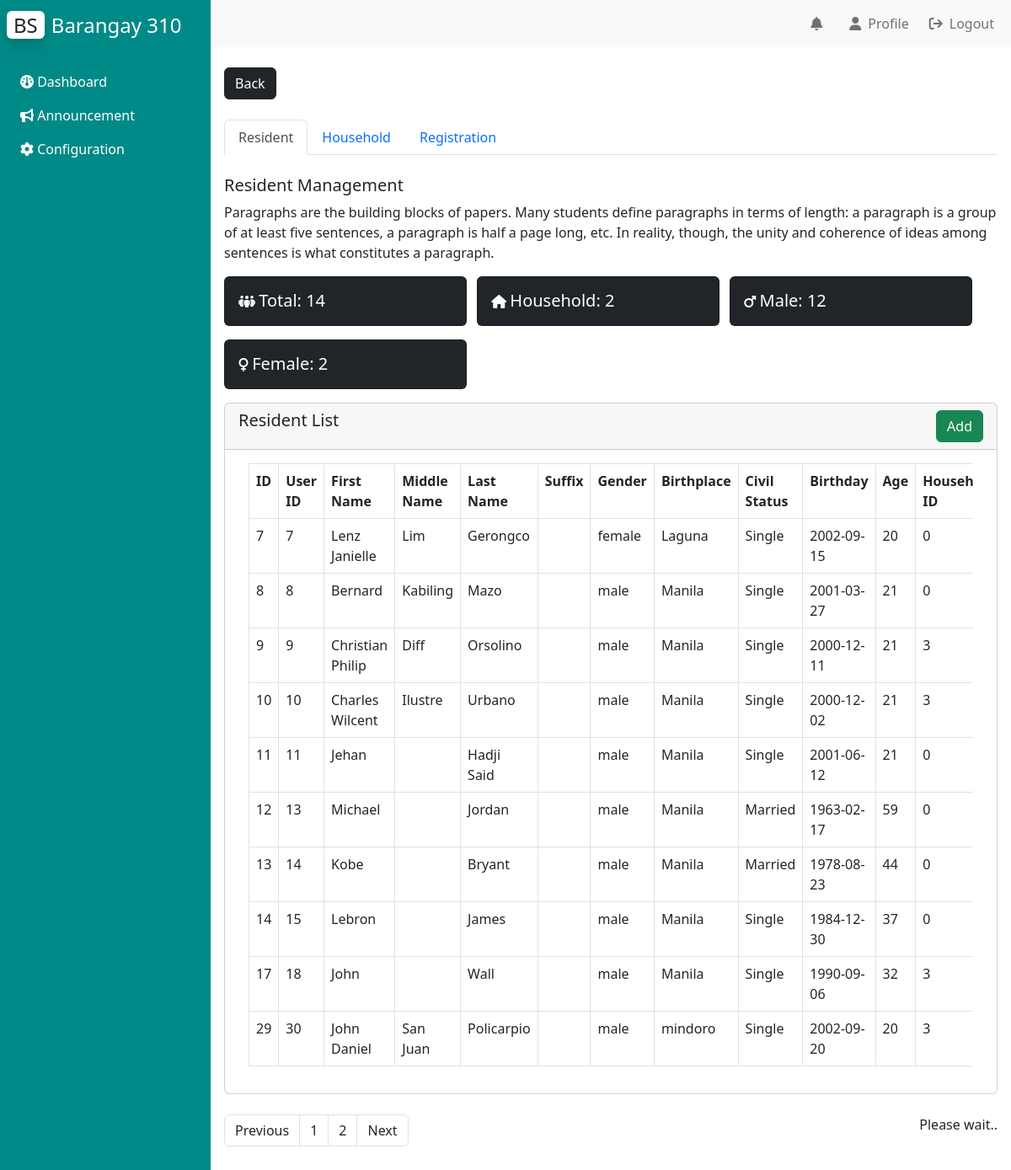
Page /Admin/resident_management/resident_management.php (signed in) on the committed database.
### tables this page shows
CREATE TABLE `bgy_info` (
  `id` int(10) NOT NULL AUTO_INCREMENT,
  `color_theme` varchar(10) NOT NULL,
  `logo_url` text NOT NULL,
  `bgy_name` text NOT NULL,
  `vision` text DEFAULT NULL,
  `mission` text DEFAULT NULL,
  `city` varchar(50) DEFAULT NULL,
  `background_url` varchar(100) DEFAULT NULL,
  PRIMARY KEY (`id`)
);

CREATE TABLE `resident_table` (
  `id` int(11) NOT NULL AUTO_INCREMENT,
  `user_id` int(11) DEFAULT NULL,
  `fname` varchar(100) NOT NULL,
  `mname` varchar(100) NOT NULL,
  `lname` varchar(100) NOT NULL,
  `suffix` varchar(10) NOT NULL,
  `gender` varchar(10) NOT NULL,
  `birthplace` varchar(100) NOT NULL,
  `civilstatus` varchar(50) NOT NULL,
  `birthday` date NOT NULL,
  `household_ID` int(11) DEFAULT NULL,
  `unitnumber` int(50) NOT NULL,
  `purok` varchar(50) NOT NULL,
  `sitio` varchar(50) NOT NULL,
  `street` varchar(50) NOT NULL,
  `subdivision` varchar(50) NOT NULL,
  `contactnumber` varchar(50) DEFAULT NULL,
  `email` varchar(100) NOT NULL,
  `religion` varchar(100) NOT NULL,
  `occupation` varchar(100) NOT NULL,
  `education` varchar(100) NOT NULL,
  `nationality` varchar(100) NOT NULL,
  `disability` varchar(100) NOT NULL,
  `status` varchar(20) NOT NULL,
  PRIMARY KEY (`id`),
  KEY `test` (`user_id`),
  KEY `HOUSE` (`household_ID`),
  CONSTRAINT `HOUSE` FOREIGN KEY (`household_ID`) REFERENCES `tblhousehold` (`household_id`) ON DELETE SET NULL ON UPDATE SET NULL,
  CONSTRAINT `test` FOREIGN KEY (`user_id`) REFERENCES `tbluser` (`id`) ON DELETE NO ACTION ON UPDATE NO ACTION
);

### phpfiles/bgy_info.php (called while the page is built)
<?php
    include("connection.php");
    $query = "SELECT * FROM bgy_info;";
    $result = $conn -> query($query);
    $row = $result -> fetch_array();
?>

### Admin/resident_management/resident_management.php (the view, shortened to what this page needs)
<?php
include('../../phpfiles/connection.php');
?>
<!DOCTYPE html>
<html lang="en">
<head>
    <link rel="stylesheet" href="style.css">
    <link href="https://cdn.jsdelivr.net/npm/bootstrap@5.2.0/dist/css/bootstrap.min.css" rel="stylesheet">
    <link rel="stylesheet" href="https://cdnjs.cloudflare.com/ajax/libs/font-awesome/6.1.2/css/all.min.css"/>
</head>
<body>
    <div class="main_container d-flex">
        <div class="sidebar" id="side_nav" style="background: <?php
        include("../../phpfiles/bgy_info.php");
        echo $row[1];
        ?>">
            <div class="header-box px-2 pt-3 pb-4 d-flex justify-content-between">
                <h1 class=fs-4><span class="bg-white text-dark rounded shadow px-2 me-2">BS</span><span class="text-white">Barangay <?php
                                                                                                                                    include("../../phpfiles/bgy_info.php");
                                                                                                                                    echo $row[3];
                                                                                                                                    ?></span></h1>
            </div>
            <ul class="list-unstyled px-2">
            <li class=""><a href="../dashboard/dashboard.php" class="text-decoration-none px-3 py-2 d-block"><i class="fa-solid fa-gauge"></i>&nbsp;Dashboard</a></li>
            <li class=""><a href="../announcement/announcement.php" class="text-decoration-none px-3 py-2 d-block"><i class="fa-solid fa-bullhorn"></i>&nbsp;Announcement</a></li>
            <li class=""><a href="../configuration/configuration.php" class="text-decoration-none px-3 py-2 d-block"><i class="fa-solid fa-gear"></i>&nbsp;Configuration</a></li>
            </ul>
        </div>
        <div class="content">
            <?php include("../../phpfiles/official_nav.php")?>
            <div class="dashboard-content px-3 py-4">
                <a href="../dashboard/dashboard.php"><button type="button" class="btn btn-dark">Back</button></a>
                <br>
                <br>
                <ul class="nav nav-tabs">
                    <li class="nav-item">
                        <a class="nav-link active" aria-current="page" href="#">Resident</a>
                    </li>
                    <li class="nav-item">
                        <a class="nav-link" href="household_management/household_management.php">Household</a>
                    </li>
                    <li class="nav-item">
                        <a class="nav-link" href="residency_application/residency_application.php">Registration</a>
                    </li>
                </ul>
                <br>
                <h2 class="fs-5">Resident Management</h2>
                <p>Paragraphs are the building blocks of papers. Many students define paragraphs in terms of length:
                    a paragraph is a group of at least five sentences, a paragraph is half a page long, etc. In reality,
                    though, the unity and coherence of ideas among sentences is what constitutes a paragraph.</p>
                <div class="d-flex justify-content-center">
                <?php
                    $tquery = "SELECT count(id) FROM resident_table;";
                    $tresult = $conn -> query($tquery);
                    $trow = $tresult -> fetch_array();
                ?>
                    <div>
                        <div class="card mb-3 me-2 bg-dark" style="width: 18rem;display: inline-block;">
                            <div class="card-body">
                                <div class="d-inline text-white">
                                <i class="fa-solid fa-people-group"></i>&nbsp;<h5 class="d-inline">Total: <?php echo $trow[0]?></h5>
                                </div>
                            </div>
                        </div>
                        <?php
                            $tquery = "SELECT count(household_id) FROM tblhousehold WHERE status ='active';";
                            $tresult = $conn -> query($tquery);
                            $trow = $tresult -> fetch_array();
                        ?>
                        <div class="card mb-3 me-2 bg-dark" style="width: 18rem;display: inline-block;">
                            <div class="card-body">
                                <div class="d-inline text-white">
                                    <i class="fa-solid fa-house"></i>&nbsp;<h5 class="d-inline">Household: <?php echo $trow[0]?></h5>
                                </div>
                            </div>
                        </div>
                        <?php
                            $mquery = "SELECT count(id) FROM resident_table WHERE gender = 'male';";
                            $mresult = $conn -> query($mquery);
                            $mrow = $mresult -> fetch_array();
                        ?>
                        <div class="card mb-3 me-2 bg-dark" style="width: 18rem;display: inline-block;">
                            <div class="card-body">
                                <div class="d-inline text-white">
                                    <i class="fa-solid fa-mars"></i>&nbsp;<h5 class="d-inline">Male: <?php
                                    echo $mrow[0]?></h5>
                                </div>
                            </div>
                        </div>
                        <?php
                            $fquery = "SELECT count(id) FROM resident_table WHERE gender = 'female';";
                            $fresult = $conn -> query($fquery);
                            $frow = $fresult -> fetch_array();
                        ?>
                        <div class="card mb-3 me-2 bg-dark" style="width: 18rem;display: inline-block;">
                            <div class="card-body">
                                <div class="d-inline text-white">
                                    <i class="fa-solid fa-venus"></i>&nbsp;<h5 class="d-inline">Female: <?php
                                echo $frow[0]?></h5>
                                </div>
                            </div>
                        </div>
                    </div>
                </div>
                <?php
                    if(isset($_GET['page'])){
                        $page = $_GET['page'];
                    } else {
                        $page = $_GET['page'];
                    }
                    $start = ($page-1) * 10;
                    $query = "SELECT * FROM resident_table LIMIT $start, 10;";
                    $result = $conn -> query($query);
                    $result1 = $conn -> query("SELECT count(id) as id FROM resident_table;");
                    $resCount = $result1->fetch_assoc();
                    $total = $resCount['id'];
                    $pages = ceil($total / 10);
                    if($page > 1){
                        $previous = $page - 1;
                    } else {
                        $previous = $page;
                    }
                    if($page < $pages){
                        $next = $page + 1;
                    } else {
                        $next = $page;
                    }
                ?>
                <div class="card">
                    <h5 class="card-header">Resident List<button class="addresident btn btn-success" style="float: right">Add</button></h5>
                    <div class="card-body">
                        <div class="container-fluid">
                            <div class="table-responsive" style="width: 100%;">
                                <table class="table table-bordered">
                                    <thead>
                                        <tr class="align-top">
                                            <th>ID</th>
                                            <th>User ID</th>
                                            <th>First Name</th>
                                            <th>Middle Name</th>
                                            <th>Last Name</th>
                                            <th>Suffix</th>
                                            <th>Gender</th>
                                            <th>Birthplace</th>
                                            <th>Civil Status</th>
                                            <th>Birthday</th>
                                            <th>Age</th>
                                            <th>Household ID</th>
                                        </tr>
                                    </thead>
                                    <?php while($row = $result->fetch_assoc()){ ?>
                                    <tr>
                                        <td><?php echo $row["id"]; ?></td>
                                        <td><?php echo $row["user_id"]; ?></td>
                                        <td><?php echo $row["fname"]; ?></td>
                                        <td><?php echo $row["mname"]; ?></td>
                                        <td><?php echo $row["lname"]; ?></td>
                                        <td><?php echo $row["suffix"]; ?></td>
                                        <td><?php echo $row["gender"]; ?></td>
                                        <td><?php echo $row["birthplace"]; ?></td>
                                        <td><?php echo $row["civilstatus"]; ?></td>
                                        <td><?php echo $row["birthday"]; ?></td>
                                        <td><?php
                                            $dateOfBirth = $row["birthday"];
                                            $today = date("Y-m-d");
                                            $diff = date_diff(date_create($dateOfBirth), date_create($today));
                                            echo $diff->format('%y');
                                        ?></td>
                                        <td><?php echo $row["household_ID"]; ?></td>
                                    </tr>
                                    <?php } ?>
                                </table>
                            </div>
                        </div>
                    </div>
                </div><br>
                <nav aria-label="Page navigation example">
                    <div class="btn-group" role="group" aria-label="Basic example" style="float: right;">
                        <div id="response">Please wait..</div>
                    </div>
                    <ul class="pagination">
                        <li class="page-item"><a class="page-link text-dark" href="resident_management.php?page=<?php echo $previous;?>">Previous</a></li>
                        <?php for($i=1; $i<=$pages;$i++)
                        {?>
                            <li class="page-item"><a class="page-link text-dark" href="resident_management.php?page=<?php echo $i;?>"><?php echo $i;?></a></li>
                        <?php
                        }?>
                        <li class="page-item"><a class="page-link text-dark" href="resident_management.php?page=<?php echo $next;?>">Next</a></li>
                    </ul>
                </nav>
            </div>
        </div>
    </div>
</body>
</html>

### Admin/resident_management/style.css (style rules this page uses)
body { background: #eee; }
#side_nav { background: #000; min-width: 250px; max-width: 250px; transition: all 0.3s; }
.content { min-height: 100vh; width: calc(100% - 250px); }
.sidebar li a { color: #fff; }

### rows in the picture
bgy_info: bgy_name "310"
resident_table: id "7", user "7", fname "Lenz Janielle", mname "Lim", lname "Gerongco", gender "female", birthplace "Laguna", civilstatus "Single", birthday "2002-09-15", birthday "20", household_ID "0"
resident_table: id "8", user "8", fname "Bernard", mname "Kabiling", lname "Mazo", gender "male", birthplace "Manila", civilstatus "Single", birthday "2001-03-27", birthday "21", household_ID "0"
resident_table: id "9", user "9", fname "Christian Philip", mname "Diff", lname "Orsolino", gender "male", birthplace "Manila", civilstatus "Single", birthday "2000-12-11", birthday "21", household_ID "3"
resident_table: id "10", user "10", fname "Charles Wilcent", mname "Ilustre", lname "Urbano", gender "male", birthplace "Manila", civilstatus "Single", birthday "2000-12-02", birthday "21", household_ID "3"
resident_table: id "11", user "11", fname "Jehan", lname "Hadji Said", gender "male", birthplace "Manila", civilstatus "Single", birthday "2001-06-12", birthday "21", household_ID "0"
resident_table: id "12", user "13", fname "Michael", lname "Jordan", gender "male", birthplace "Manila", civilstatus "Married", birthday "1963-02-17", birthday "59", household_ID "0"
resident_table: id "13", user "14", fname "Kobe", lname "Bryant", gender "male", birthplace "Manila", civilstatus "Married", birthday "1978-08-23", birthday "44", household_ID "0"
resident_table: id "14", user "15", fname "Lebron", lname "James", gender "male", birthplace "Manila", civilstatus "Single", birthday "1984-12-30", birthday "37", household_ID "0"
resident_table: id "17", user "18", fname "John", lname "Wall", gender "male", birthplace "Manila", civilstatus "Single", birthday "1990-09-06", birthday "32", household_ID "3"
resident_table: id "29", user "30", fname "John Daniel", mname "San Juan", lname "Policarpio", gender "male", birthplace "mindoro", civilstatus "Single", birthday "2002-09-20", birthday "20", household_ID "3"

### other values in the picture
$trow[0] "14"
$trow[0] "2"
$mrow[0] "12"
$frow[0] "2"
